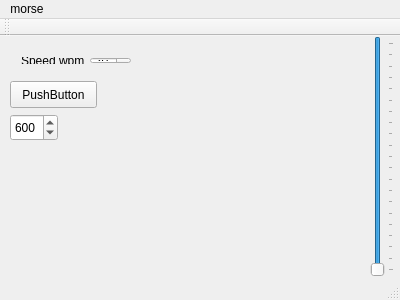
<?xml version="1.0" encoding="UTF-8"?>
<ui version="4.0">
 <class>cwTest</class>
 <widget class="QMainWindow" name="cwTest">
  <property name="geometry">
   <rect>
    <x>0</x>
    <y>0</y>
    <width>400</width>
    <height>300</height>
   </rect>
  </property>
  <property name="sizePolicy">
   <sizepolicy hsizetype="Preferred" vsizetype="Preferred">
    <horstretch>0</horstretch>
    <verstretch>0</verstretch>
   </sizepolicy>
  </property>
  <property name="windowTitle">
   <string>cwTest</string>
  </property>
  <widget class="QWidget" name="centralWidget">
   <widget class="QWidget" name="layoutWidget">
    <property name="geometry">
     <rect>
      <x>10</x>
      <y>10</y>
      <width>132</width>
      <height>29</height>
     </rect>
    </property>
    <layout class="QHBoxLayout" name="horizontalLayout_2">
     <item>
      <layout class="QHBoxLayout" name="horizontalLayout">
       <item>
        <widget class="QLabel" name="label">
         <property name="text">
          <string>Speed wpm</string>
         </property>
         <property name="buddy">
          <cstring>spinBox_wpm</cstring>
         </property>
        </widget>
       </item>
      </layout>
     </item>
     <item>
      <widget class="QSpinBox" name="spinBox_wpm">
       <property name="minimum">
        <number>5</number>
       </property>
       <property name="maximum">
        <number>40</number>
       </property>
       <property name="value">
        <number>20</number>
       </property>
      </widget>
     </item>
    </layout>
   </widget>
   <widget class="QSlider" name="verticalSlider">
    <property name="geometry">
     <rect>
      <x>370</x>
      <y>0</y>
      <width>24</width>
      <height>241</height>
     </rect>
    </property>
    <property name="sizePolicy">
     <sizepolicy hsizetype="Fixed" vsizetype="Expanding">
      <horstretch>0</horstretch>
      <verstretch>0</verstretch>
     </sizepolicy>
    </property>
    <property name="minimum">
     <number>0</number>
    </property>
    <property name="maximum">
     <number>100</number>
    </property>
    <property name="singleStep">
     <number>5</number>
    </property>
    <property name="pageStep">
     <number>20</number>
    </property>
    <property name="value">
     <number>100</number>
    </property>
    <property name="orientation">
     <enum>Qt::Vertical</enum>
    </property>
    <property name="invertedAppearance">
     <bool>true</bool>
    </property>
    <property name="invertedControls">
     <bool>false</bool>
    </property>
    <property name="tickPosition">
     <enum>QSlider::TicksBelow</enum>
    </property>
   </widget>
   <widget class="QPushButton" name="pushButton">
    <property name="geometry">
     <rect>
      <x>10</x>
      <y>45</y>
      <width>87</width>
      <height>27</height>
     </rect>
    </property>
    <property name="text">
     <string>PushButton</string>
    </property>
   </widget>
   <widget class="QSpinBox" name="spinBox_freq">
    <property name="geometry">
     <rect>
      <x>10</x>
      <y>78</y>
      <width>48</width>
      <height>27</height>
     </rect>
    </property>
    <property name="minimum">
     <number>300</number>
    </property>
    <property name="maximum">
     <number>900</number>
    </property>
    <property name="singleStep">
     <number>50</number>
    </property>
    <property name="value">
     <number>600</number>
    </property>
   </widget>
  </widget>
  <widget class="QMenuBar" name="menuBar">
   <property name="geometry">
    <rect>
     <x>0</x>
     <y>0</y>
     <width>400</width>
     <height>25</height>
    </rect>
   </property>
   <widget class="QMenu" name="menuMorse">
    <property name="title">
     <string>morse</string>
    </property>
    <addaction name="actionCwModule"/>
   </widget>
   <addaction name="menuMorse"/>
  </widget>
  <widget class="QToolBar" name="mainToolBar">
   <attribute name="toolBarArea">
    <enum>TopToolBarArea</enum>
   </attribute>
   <attribute name="toolBarBreak">
    <bool>false</bool>
   </attribute>
  </widget>
  <widget class="QStatusBar" name="statusBar"/>
  <action name="actionCwModule">
   <property name="text">
    <string>cwModule</string>
   </property>
  </action>
 </widget>
 <layoutdefault spacing="6" margin="11"/>
 <resources/>
 <connections/>
</ui>
